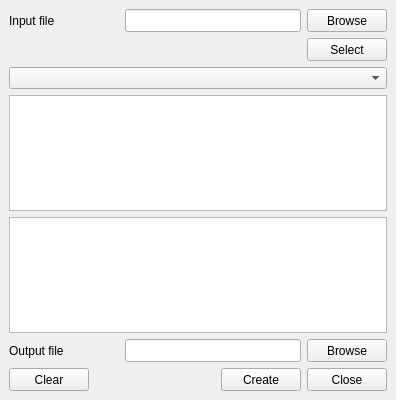
<?xml version="1.0" encoding="UTF-8"?>
<ui version="4.0">
 <class>AgglWindow</class>
 <widget class="QMainWindow" name="AgglWindow">
  <property name="geometry">
   <rect>
    <x>0</x>
    <y>0</y>
    <width>396</width>
    <height>400</height>
   </rect>
  </property>
  <property name="windowTitle">
   <string>Agglomerate</string>
  </property>
  <widget class="QWidget" name="centralwidget">
   <layout class="QVBoxLayout" name="verticalLayout">
    <item>
     <layout class="QHBoxLayout" name="agl_layout_input">
      <item>
       <widget class="QLabel" name="agl_label_input">
        <property name="minimumSize">
         <size>
          <width>110</width>
          <height>23</height>
         </size>
        </property>
        <property name="text">
         <string>Input file</string>
        </property>
       </widget>
      </item>
      <item>
       <widget class="QLineEdit" name="agl_lineEdit_input">
        <property name="minimumSize">
         <size>
          <width>100</width>
          <height>23</height>
         </size>
        </property>
        <property name="maximumSize">
         <size>
          <width>16777215</width>
          <height>16777215</height>
         </size>
        </property>
        <property name="toolTip">
         <string>Path to input file</string>
        </property>
       </widget>
      </item>
      <item>
       <widget class="QPushButton" name="agl_pushButton_input">
        <property name="minimumSize">
         <size>
          <width>80</width>
          <height>23</height>
         </size>
        </property>
        <property name="text">
         <string>Browse</string>
        </property>
        <property name="autoDefault">
         <bool>true</bool>
        </property>
       </widget>
      </item>
     </layout>
    </item>
    <item>
     <layout class="QHBoxLayout" name="horizontalLayout">
      <item>
       <spacer name="horizontalSpacer_2">
        <property name="orientation">
         <enum>Qt::Horizontal</enum>
        </property>
        <property name="sizeHint" stdset="0">
         <size>
          <width>40</width>
          <height>20</height>
         </size>
        </property>
       </spacer>
      </item>
      <item>
       <widget class="QPushButton" name="pushButton">
        <property name="minimumSize">
         <size>
          <width>80</width>
          <height>23</height>
         </size>
        </property>
        <property name="toolTip">
         <string>Read selected file</string>
        </property>
        <property name="text">
         <string>Select</string>
        </property>
        <property name="autoDefault">
         <bool>true</bool>
        </property>
       </widget>
      </item>
     </layout>
    </item>
    <item>
     <widget class="QComboBox" name="agl_comboBox">
      <property name="toolTip">
       <string>File name</string>
      </property>
     </widget>
    </item>
    <item>
     <widget class="QListWidget" name="agl_listWidget">
      <property name="toolTip">
       <string>List of agglomerates</string>
      </property>
      <property name="editTriggers">
       <set>QAbstractItemView::NoEditTriggers</set>
      </property>
     </widget>
    </item>
    <item>
     <widget class="QTextBrowser" name="agl_textBrowser">
      <property name="toolTip">
       <string>Agglomerate</string>
      </property>
     </widget>
    </item>
    <item>
     <layout class="QHBoxLayout" name="agl_layout_output">
      <item>
       <widget class="QLabel" name="agl_label_output">
        <property name="minimumSize">
         <size>
          <width>110</width>
          <height>23</height>
         </size>
        </property>
        <property name="text">
         <string>Output file</string>
        </property>
       </widget>
      </item>
      <item>
       <widget class="QLineEdit" name="agl_lineEdit_output">
        <property name="minimumSize">
         <size>
          <width>100</width>
          <height>23</height>
         </size>
        </property>
        <property name="maximumSize">
         <size>
          <width>16777215</width>
          <height>16777215</height>
         </size>
        </property>
        <property name="toolTip">
         <string>Path to output file</string>
        </property>
       </widget>
      </item>
      <item>
       <widget class="QPushButton" name="agl_pushButton_output">
        <property name="minimumSize">
         <size>
          <width>80</width>
          <height>23</height>
         </size>
        </property>
        <property name="text">
         <string>Browse</string>
        </property>
        <property name="autoDefault">
         <bool>true</bool>
        </property>
       </widget>
      </item>
     </layout>
    </item>
    <item>
     <layout class="QHBoxLayout" name="agl_layout_buttons">
      <item>
       <widget class="QPushButton" name="agl_pushButton_clear">
        <property name="minimumSize">
         <size>
          <width>80</width>
          <height>23</height>
         </size>
        </property>
        <property name="toolTip">
         <string>Clear window</string>
        </property>
        <property name="text">
         <string>Clear</string>
        </property>
        <property name="autoDefault">
         <bool>true</bool>
        </property>
       </widget>
      </item>
      <item>
       <spacer name="horizontalSpacer">
        <property name="orientation">
         <enum>Qt::Horizontal</enum>
        </property>
        <property name="sizeHint" stdset="0">
         <size>
          <width>40</width>
          <height>20</height>
         </size>
        </property>
       </spacer>
      </item>
      <item>
       <widget class="QPushButton" name="agl_pushButton_create">
        <property name="minimumSize">
         <size>
          <width>80</width>
          <height>23</height>
         </size>
        </property>
        <property name="maximumSize">
         <size>
          <width>16777215</width>
          <height>16777215</height>
         </size>
        </property>
        <property name="toolTip">
         <string>Create file</string>
        </property>
        <property name="text">
         <string>Create</string>
        </property>
        <property name="autoDefault">
         <bool>true</bool>
        </property>
       </widget>
      </item>
      <item>
       <widget class="QPushButton" name="agl_pushButton_close">
        <property name="minimumSize">
         <size>
          <width>80</width>
          <height>23</height>
         </size>
        </property>
        <property name="toolTip">
         <string>Close window</string>
        </property>
        <property name="text">
         <string>Close</string>
        </property>
        <property name="autoDefault">
         <bool>true</bool>
        </property>
       </widget>
      </item>
     </layout>
    </item>
   </layout>
  </widget>
 </widget>
 <tabstops>
  <tabstop>agl_lineEdit_input</tabstop>
  <tabstop>agl_pushButton_input</tabstop>
  <tabstop>pushButton</tabstop>
  <tabstop>agl_comboBox</tabstop>
  <tabstop>agl_listWidget</tabstop>
  <tabstop>agl_textBrowser</tabstop>
  <tabstop>agl_lineEdit_output</tabstop>
  <tabstop>agl_pushButton_output</tabstop>
  <tabstop>agl_pushButton_clear</tabstop>
  <tabstop>agl_pushButton_create</tabstop>
  <tabstop>agl_pushButton_close</tabstop>
 </tabstops>
 <resources/>
 <connections>
  <connection>
   <sender>agl_pushButton_close</sender>
   <signal>clicked()</signal>
   <receiver>AgglWindow</receiver>
   <slot>close()</slot>
   <hints>
    <hint type="sourcelabel">
     <x>344</x>
     <y>373</y>
    </hint>
    <hint type="destinationlabel">
     <x>350</x>
     <y>398</y>
    </hint>
   </hints>
  </connection>
 </connections>
</ui>
